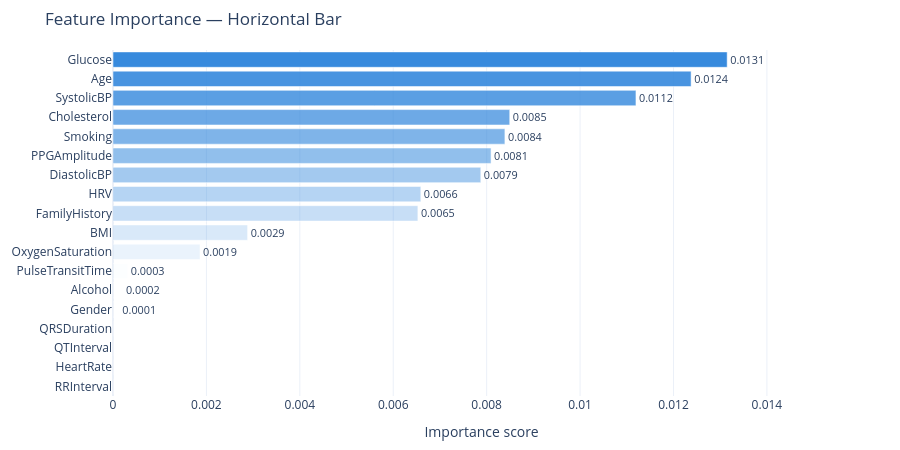

Notebook code cell kept with this figure:
### Code cell
import plotly.graph_objects as go
import pandas as pd
import os

# Assuming perm_df is your existing DataFrame
features    = perm_df['Feature']
importance  = perm_df['Importance']
std         = perm_df['Std']

# --- COLOR FIX ---
# This logic ensures the alpha channel never goes below 0.0
colors = [f'rgba(55, 138, 221, {max(0, round(1 - i * 0.09, 2))})' for i in range(len(features))]

fig1 = go.Figure(go.Bar(
    x=importance,
    y=features,
    orientation='h',
    marker_color=colors,
    text=[f"{v:.4f}" for v in importance],
    textposition='outside',
    cliponaxis=False,
))

fig1.update_layout(
    title="Feature Importance — Horizontal Bar",
    xaxis_title="Importance score",
    # Added a check for max(importance) to handle empty data gracefully
    xaxis=dict(range=[0, (max(importance) if len(importance) > 0 else 1) * 1.2]),
    yaxis=dict(categoryorder='total ascending'),
    template='plotly_white',
    height=450,
    showlegend=False,
    margin=dict(l=20, r=50, t=50, b=50) # Added right margin so text isn't cut off
)

# --- DIRECTORY FIX ---
# Create the folder if it doesn't exist to prevent write_image from failing
output_dir = "perm_for_features"
if not os.path.exists(output_dir):
    os.makedirs(output_dir)

# Save and show
fig1.write_image(f"{output_dir}/importance_horizontal_bar.png", width=1500, height=450, scale=2)
fig1.show()

### Figure 1 — Plotly figure (JSON) as saved in the notebook; plotly's stock layout.template omitted (floating-point values rounded to 4 significant figures)
{"data": [{"cliponaxis": false, "marker": {"color": ["rgba(55, 138, 221, 1.0)", "rgba(55, 138, 221, 0.91)", "rgba(55, 138, 221, 0.82)", "rgba(55, 138, 221, 0.73)", "rgba(55, 138, 221, 0.64)", "rgba(55, 138, 221, 0.55)", "rgba(55, 138, 221, 0.46)", "rgba(55, 138, 221, 0.37)", "rgba(55, 138, 221, 0.28)", "rgba(55, 138, 221, 0.19)", "rgba(55, 138, 221, 0.1)", "rgba(55, 138, 221, 0.01)", "rgba(55, 138, 221, 0)", "rgba(55, 138, 221, 0)", "rgba(55, 138, 221, 0)", "rgba(55, 138, 221, 0)", "rgba(55, 138, 221, 0)", "rgba(55, 138, 221, 0)"]}, "orientation": "h", "text": ["0.0131", "0.0124", "0.0112", "0.0085", "0.0084", "0.0081", "0.0079", "0.0066", "0.0065", "0.0029", "0.0019", "0.0003", "0.0002", "0.0001", "-0.0001", "-0.0009", "-0.0010", "-0.0021"], "textposition": "outside", "type": "bar", "x": [0.01315, 0.01238, 0.0112, 0.008494, 0.008391, 0.008094, 0.007874, 0.00659, 0.006527, 0.002882, 0.001863, 0.0003143, 0.000211, 0.0001347, -7.632e-05, -0.0008664, -0.001028, -0.002101], "y": ["Glucose", "Age", "SystolicBP", "Cholesterol", "Smoking", "PPGAmplitude", "DiastolicBP", "HRV", "FamilyHistory", "BMI", "OxygenSaturation", "PulseTransitTime", "Alcohol", "Gender", "QRSDuration", "QTInterval", "HeartRate", "RRInterval"]}], "layout": {"height": 450, "margin": {"b": 50, "l": 20, "r": 50, "t": 50}, "showlegend": false, "title": {"text": "Feature Importance — Horizontal Bar"}, "xaxis": {"range": [0, 0.01578], "title": {"text": "Importance score"}}, "yaxis": {"categoryorder": "total ascending"}}}
